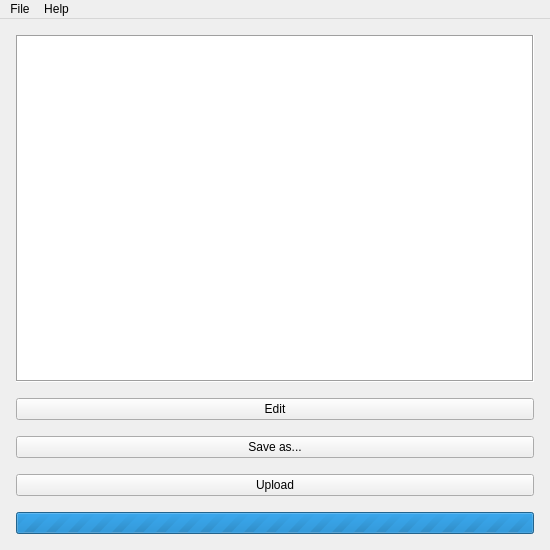
<?xml version="1.0" encoding="UTF-8"?>
<ui version="4.0">
 <class>PreviewWindow</class>
 <widget class="QMainWindow" name="PreviewWindow">
  <property name="geometry">
   <rect>
    <x>0</x>
    <y>0</y>
    <width>550</width>
    <height>550</height>
   </rect>
  </property>
  <property name="sizePolicy">
   <sizepolicy hsizetype="Maximum" vsizetype="Maximum">
    <horstretch>0</horstretch>
    <verstretch>0</verstretch>
   </sizepolicy>
  </property>
  <property name="minimumSize">
   <size>
    <width>380</width>
    <height>500</height>
   </size>
  </property>
  <property name="windowTitle">
   <string>Captured screenshot</string>
  </property>
  <widget class="QWidget" name="centralwidget">
   <layout class="QVBoxLayout" name="verticalLayout" stretch="1,0,0,0,0">
    <property name="spacing">
     <number>16</number>
    </property>
    <property name="leftMargin">
     <number>16</number>
    </property>
    <property name="topMargin">
     <number>16</number>
    </property>
    <property name="rightMargin">
     <number>16</number>
    </property>
    <property name="bottomMargin">
     <number>16</number>
    </property>
    <item>
     <widget class="QGraphicsView" name="graphicsView">
      <property name="frameShape">
       <enum>QFrame::Box</enum>
      </property>
      <property name="frameShadow">
       <enum>QFrame::Sunken</enum>
      </property>
      <property name="dragMode">
       <enum>QGraphicsView::ScrollHandDrag</enum>
      </property>
     </widget>
    </item>
    <item>
     <widget class="QPushButton" name="editButton">
      <property name="text">
       <string>Edit</string>
      </property>
     </widget>
    </item>
    <item>
     <widget class="QPushButton" name="saveButton">
      <property name="text">
       <string>Save as...</string>
      </property>
     </widget>
    </item>
    <item>
     <widget class="QPushButton" name="uploadButton">
      <property name="text">
       <string>Upload</string>
      </property>
     </widget>
    </item>
    <item>
     <widget class="QProgressBar" name="uploadProgress">
      <property name="maximum">
       <number>0</number>
      </property>
      <property name="value">
       <number>-1</number>
      </property>
     </widget>
    </item>
   </layout>
  </widget>
  <widget class="QMenuBar" name="menuBar">
   <property name="geometry">
    <rect>
     <x>0</x>
     <y>0</y>
     <width>550</width>
     <height>21</height>
    </rect>
   </property>
   <widget class="QMenu" name="menuFile">
    <property name="title">
     <string>File</string>
    </property>
    <addaction name="saveAction"/>
    <addaction name="separator"/>
    <addaction name="settingsAction"/>
    <addaction name="separator"/>
    <addaction name="exitAction"/>
   </widget>
   <widget class="QMenu" name="menuHelp">
    <property name="title">
     <string>Help</string>
    </property>
    <addaction name="aboutAction"/>
    <addaction name="aboutQtAction"/>
   </widget>
   <addaction name="menuFile"/>
   <addaction name="menuHelp"/>
  </widget>
  <action name="settingsAction">
   <property name="text">
    <string>Settings</string>
   </property>
  </action>
  <action name="exitAction">
   <property name="text">
    <string>Exit</string>
   </property>
  </action>
  <action name="aboutQtAction">
   <property name="icon">
    <iconset theme="qt"/>
   </property>
   <property name="text">
    <string>About Qt</string>
   </property>
  </action>
  <action name="aboutAction">
   <property name="text">
    <string>About</string>
   </property>
  </action>
  <action name="saveAction">
   <property name="text">
    <string>Save as...</string>
   </property>
   <property name="shortcut">
    <string>Ctrl+S</string>
   </property>
  </action>
 </widget>
 <resources/>
 <connections/>
</ui>
